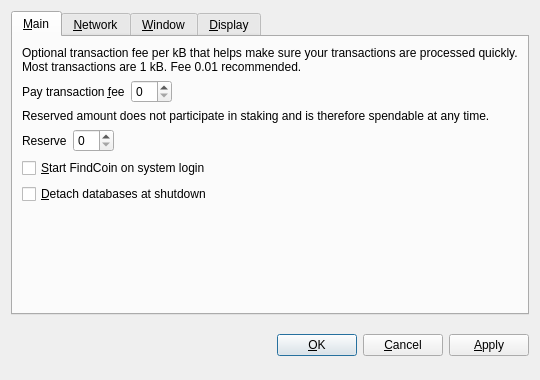
<?xml version="1.0" encoding="UTF-8"?>
<ui version="4.0">
 <class>OptionsDialog</class>
 <widget class="QDialog" name="OptionsDialog">
  <property name="geometry">
   <rect>
    <x>0</x>
    <y>0</y>
    <width>540</width>
    <height>380</height>
   </rect>
  </property>
  <property name="windowTitle">
   <string>Options</string>
  </property>
  <property name="modal">
   <bool>true</bool>
  </property>
  <layout class="QVBoxLayout" name="verticalLayout">
   <item>
    <widget class="QTabWidget" name="tabWidget">
     <property name="tabPosition">
      <enum>QTabWidget::North</enum>
     </property>
     <property name="currentIndex">
      <number>0</number>
     </property>
     <widget class="QWidget" name="tabMain">
      <attribute name="title">
       <string>&amp;Main</string>
      </attribute>
      <layout class="QVBoxLayout" name="verticalLayout_Main">
       <item>
        <widget class="QLabel" name="transactionFeeInfoLabel">
         <property name="text">
          <string>Optional transaction fee per kB that helps make sure your transactions are processed quickly. Most transactions are 1 kB. Fee 0.01 recommended.</string>
         </property>
         <property name="textFormat">
          <enum>Qt::PlainText</enum>
         </property>
         <property name="wordWrap">
          <bool>true</bool>
         </property>
        </widget>
       </item>
       <item>
        <layout class="QHBoxLayout" name="horizontalLayoutFee">
         <item>
          <widget class="QLabel" name="transactionFeeLabel">
           <property name="text">
            <string>Pay transaction &amp;fee</string>
           </property>
           <property name="textFormat">
            <enum>Qt::PlainText</enum>
           </property>
           <property name="buddy">
            <cstring>transactionFee</cstring>
           </property>
          </widget>
         </item>
         <item>
          <widget class="BitcoinAmountField" name="transactionFee"/>
         </item>
         <item>
          <spacer name="horizontalSpacerFee">
           <property name="orientation">
            <enum>Qt::Horizontal</enum>
           </property>
           <property name="sizeHint" stdset="0">
            <size>
             <width>40</width>
             <height>20</height>
            </size>
           </property>
          </spacer>
         </item>
        </layout>
       </item>
       <item>
        <widget class="QLabel" name="reserveBalanceInfoLabel">
         <property name="text">
          <string>Reserved amount does not participate in staking and is therefore spendable at any time.</string>
         </property>
         <property name="textFormat">
          <enum>Qt::PlainText</enum>
         </property>
         <property name="wordWrap">
          <bool>true</bool>
         </property>
        </widget>
       </item>
       <item>
        <layout class="QHBoxLayout" name="horizontalLayoutReserveBalance">
         <item>
          <widget class="QLabel" name="reserveBalanceLabel">
           <property name="text">
            <string>Reserve</string>
           </property>
           <property name="textFormat">
            <enum>Qt::PlainText</enum>
           </property>
           <property name="buddy">
            <cstring>reserveBalance</cstring>
           </property>
          </widget>
         </item>
         <item>
          <widget class="BitcoinAmountField" name="reserveBalance"/>
         </item>
         <item>
          <spacer name="horizontalSpacerReserveBalance">
           <property name="orientation">
            <enum>Qt::Horizontal</enum>
           </property>
           <property name="sizeHint" stdset="0">
            <size>
             <width>40</width>
             <height>20</height>
            </size>
           </property>
          </spacer>
         </item>
        </layout>
       </item>
       <item>
        <widget class="QCheckBox" name="bitcoinAtStartup">
         <property name="toolTip">
          <string>Automatically start FindCoin after logging in to the system.</string>
         </property>
         <property name="text">
          <string>&amp;Start FindCoin on system login</string>
         </property>
        </widget>
       </item>
       <item>
        <widget class="QCheckBox" name="detachDatabases">
         <property name="toolTip">
          <string>Detach block and address databases at shutdown. This means they can be moved to another data directory, but it slows down shutdown. The wallet is always detached.</string>
         </property>
         <property name="text">
          <string>&amp;Detach databases at shutdown</string>
         </property>
        </widget>
       </item>
       <item>
        <spacer name="verticalSpacer_Main">
         <property name="orientation">
          <enum>Qt::Vertical</enum>
         </property>
         <property name="sizeHint" stdset="0">
          <size>
           <width>20</width>
           <height>40</height>
          </size>
         </property>
        </spacer>
       </item>
      </layout>
     </widget>
     <widget class="QWidget" name="tabNetwork">
      <attribute name="title">
       <string>&amp;Network</string>
      </attribute>
      <layout class="QVBoxLayout" name="verticalLayout_Network">
       <item>
        <widget class="QCheckBox" name="mapPortUpnp">
         <property name="toolTip">
          <string>Automatically open the FindCoin client port on the router. This only works when your router supports UPnP and it is enabled.</string>
         </property>
         <property name="text">
          <string>Map port using &amp;UPnP</string>
         </property>
        </widget>
       </item>
       <item>
        <widget class="QCheckBox" name="connectSocks">
         <property name="toolTip">
          <string>Connect to the FindCoin network through a SOCKS proxy (e.g. when connecting through Tor).</string>
         </property>
         <property name="text">
          <string>&amp;Connect through SOCKS proxy:</string>
         </property>
        </widget>
       </item>
       <item>
        <layout class="QHBoxLayout" name="horizontalLayout_Network">
         <item>
          <widget class="QLabel" name="proxyIpLabel">
           <property name="text">
            <string>Proxy &amp;IP:</string>
           </property>
           <property name="textFormat">
            <enum>Qt::PlainText</enum>
           </property>
           <property name="buddy">
            <cstring>proxyIp</cstring>
           </property>
          </widget>
         </item>
         <item>
          <widget class="QValidatedLineEdit" name="proxyIp">
           <property name="maximumSize">
            <size>
             <width>140</width>
             <height>16777215</height>
            </size>
           </property>
           <property name="toolTip">
            <string>IP address of the proxy (e.g. 127.0.0.1)</string>
           </property>
          </widget>
         </item>
         <item>
          <widget class="QLabel" name="proxyPortLabel">
           <property name="text">
            <string>&amp;Port:</string>
           </property>
           <property name="textFormat">
            <enum>Qt::PlainText</enum>
           </property>
           <property name="buddy">
            <cstring>proxyPort</cstring>
           </property>
          </widget>
         </item>
         <item>
          <widget class="QLineEdit" name="proxyPort">
           <property name="maximumSize">
            <size>
             <width>55</width>
             <height>16777215</height>
            </size>
           </property>
           <property name="toolTip">
            <string>Port of the proxy (e.g. 9050)</string>
           </property>
          </widget>
         </item>
         <item>
          <widget class="QLabel" name="socksVersionLabel">
           <property name="text">
            <string>SOCKS &amp;Version:</string>
           </property>
           <property name="textFormat">
            <enum>Qt::PlainText</enum>
           </property>
           <property name="buddy">
            <cstring>socksVersion</cstring>
           </property>
          </widget>
         </item>
         <item>
          <widget class="QValueComboBox" name="socksVersion">
           <property name="toolTip">
            <string>SOCKS version of the proxy (e.g. 5)</string>
           </property>
          </widget>
         </item>
         <item>
          <spacer name="horizontalSpacer_Network">
           <property name="orientation">
            <enum>Qt::Horizontal</enum>
           </property>
           <property name="sizeHint" stdset="0">
            <size>
             <width>40</width>
             <height>20</height>
            </size>
           </property>
          </spacer>
         </item>
        </layout>
       </item>
       <item>
        <spacer name="verticalSpacer_Network">
         <property name="orientation">
          <enum>Qt::Vertical</enum>
         </property>
         <property name="sizeHint" stdset="0">
          <size>
           <width>20</width>
           <height>40</height>
          </size>
         </property>
        </spacer>
       </item>
      </layout>
     </widget>
     <widget class="QWidget" name="tabWindow">
      <attribute name="title">
       <string>&amp;Window</string>
      </attribute>
      <layout class="QVBoxLayout" name="verticalLayout_Window">
       <item>
        <widget class="QCheckBox" name="minimizeToTray">
         <property name="toolTip">
          <string>Show only a tray icon after minimizing the window.</string>
         </property>
         <property name="text">
          <string>&amp;Minimize to the tray instead of the taskbar</string>
         </property>
        </widget>
       </item>
       <item>
        <widget class="QCheckBox" name="minimizeOnClose">
         <property name="toolTip">
          <string>Minimize instead of exit the application when the window is closed. When this option is enabled, the application will be closed only after selecting Quit in the menu.</string>
         </property>
         <property name="text">
          <string>M&amp;inimize on close</string>
         </property>
        </widget>
       </item>
       <item>
        <spacer name="verticalSpacer_Window">
         <property name="orientation">
          <enum>Qt::Vertical</enum>
         </property>
         <property name="sizeHint" stdset="0">
          <size>
           <width>20</width>
           <height>40</height>
          </size>
         </property>
        </spacer>
       </item>
      </layout>
     </widget>
     <widget class="QWidget" name="tabDisplay">
      <attribute name="title">
       <string>&amp;Display</string>
      </attribute>
      <layout class="QVBoxLayout" name="verticalLayout_Display">
       <item>
        <layout class="QHBoxLayout" name="horizontalLayout_1_Display">
         <item>
          <widget class="QLabel" name="langLabel">
           <property name="text">
            <string>User Interface &amp;language:</string>
           </property>
           <property name="textFormat">
            <enum>Qt::PlainText</enum>
           </property>
           <property name="buddy">
            <cstring>lang</cstring>
           </property>
          </widget>
         </item>
         <item>
          <widget class="QValueComboBox" name="lang">
           <property name="toolTip">
            <string>The user interface language can be set here. This setting will take effect after restarting FindCoin.</string>
           </property>
          </widget>
         </item>
        </layout>
       </item>
       <item>
        <layout class="QHBoxLayout" name="horizontalLayout_2_Display">
         <item>
          <widget class="QLabel" name="unitLabel">
           <property name="text">
            <string>&amp;Unit to show amounts in:</string>
           </property>
           <property name="textFormat">
            <enum>Qt::PlainText</enum>
           </property>
           <property name="buddy">
            <cstring>unit</cstring>
           </property>
          </widget>
         </item>
         <item>
          <widget class="QValueComboBox" name="unit">
           <property name="toolTip">
            <string>Choose the default subdivision unit to show in the interface and when sending coins.</string>
           </property>
          </widget>
         </item>
        </layout>
       </item>
       <item>
        <widget class="QCheckBox" name="displayAddresses">
         <property name="toolTip">
          <string>Whether to show FindCoin addresses in the transaction list or not.</string>
         </property>
         <property name="text">
          <string>&amp;Display addresses in transaction list</string>
         </property>
        </widget>
       </item>
       <item>
        <widget class="QCheckBox" name="coinControlFeatures">
         <property name="toolTip">
          <string>Whether to show coin control features or not.</string>
         </property>
         <property name="text">
          <string>Display coin &amp;control features (experts only!)</string>
         </property>
        </widget>
       </item>
       <item>
        <spacer name="verticalSpacer_Display">
         <property name="orientation">
          <enum>Qt::Vertical</enum>
         </property>
         <property name="sizeHint" stdset="0">
          <size>
           <width>20</width>
           <height>40</height>
          </size>
         </property>
        </spacer>
       </item>
      </layout>
     </widget>
    </widget>
   </item>
   <item>
    <layout class="QHBoxLayout" name="horizontalLayout_Buttons">
     <item>
      <spacer name="horizontalSpacer_1">
       <property name="orientation">
        <enum>Qt::Horizontal</enum>
       </property>
       <property name="sizeHint" stdset="0">
        <size>
         <width>40</width>
         <height>48</height>
        </size>
       </property>
      </spacer>
     </item>
     <item>
      <widget class="QLabel" name="statusLabel">
       <property name="font">
        <font>
         <weight>75</weight>
         <bold>true</bold>
        </font>
       </property>
       <property name="text">
        <string/>
       </property>
       <property name="textFormat">
        <enum>Qt::PlainText</enum>
       </property>
       <property name="wordWrap">
        <bool>true</bool>
       </property>
      </widget>
     </item>
     <item>
      <spacer name="horizontalSpacer_2">
       <property name="orientation">
        <enum>Qt::Horizontal</enum>
       </property>
       <property name="sizeHint" stdset="0">
        <size>
         <width>40</width>
         <height>48</height>
        </size>
       </property>
      </spacer>
     </item>
     <item>
      <widget class="QPushButton" name="okButton">
       <property name="text">
        <string>&amp;OK</string>
       </property>
      </widget>
     </item>
     <item>
      <widget class="QPushButton" name="cancelButton">
       <property name="text">
        <string>&amp;Cancel</string>
       </property>
       <property name="autoDefault">
        <bool>false</bool>
       </property>
      </widget>
     </item>
     <item>
      <widget class="QPushButton" name="applyButton">
       <property name="text">
        <string>&amp;Apply</string>
       </property>
       <property name="autoDefault">
        <bool>false</bool>
       </property>
      </widget>
     </item>
    </layout>
   </item>
  </layout>
 </widget>
 <customwidgets>
  <customwidget>
   <class>BitcoinAmountField</class>
   <extends>QSpinBox</extends>
   <header>bitcoinamountfield.h</header>
  </customwidget>
  <customwidget>
   <class>QValueComboBox</class>
   <extends>QComboBox</extends>
   <header>qvaluecombobox.h</header>
  </customwidget>
  <customwidget>
   <class>QValidatedLineEdit</class>
   <extends>QLineEdit</extends>
   <header>qvalidatedlineedit.h</header>
  </customwidget>
 </customwidgets>
 <resources/>
 <connections/>
</ui>
